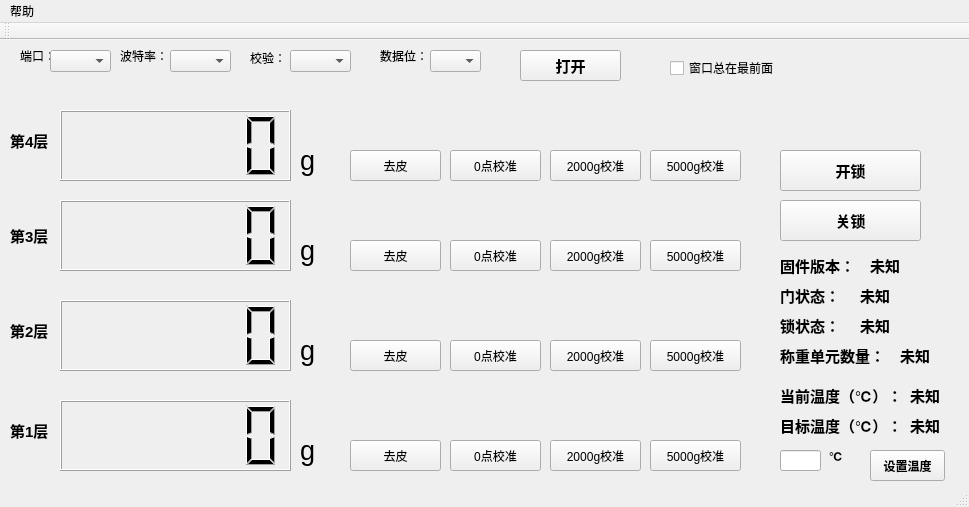
<?xml version="1.0" encoding="UTF-8"?>
<ui version="4.0">
 <class>MainWindow</class>
 <widget class="QMainWindow" name="MainWindow">
  <property name="geometry">
   <rect>
    <x>0</x>
    <y>0</y>
    <width>969</width>
    <height>507</height>
   </rect>
  </property>
  <property name="minimumSize">
   <size>
    <width>969</width>
    <height>507</height>
   </size>
  </property>
  <property name="maximumSize">
   <size>
    <width>969</width>
    <height>507</height>
   </size>
  </property>
  <property name="baseSize">
   <size>
    <width>969</width>
    <height>507</height>
   </size>
  </property>
  <property name="font">
   <font>
    <pointsize>9</pointsize>
    <weight>50</weight>
    <bold>false</bold>
   </font>
  </property>
  <property name="windowTitle">
   <string>创新奇智冷柜生产调试终端v1.0.9</string>
  </property>
  <widget class="QWidget" name="centralWidget">
   <widget class="QLCDNumber" name="display_4">
    <property name="geometry">
     <rect>
      <x>60</x>
      <y>70</y>
      <width>231</width>
      <height>71</height>
     </rect>
    </property>
    <property name="digitCount">
     <number>6</number>
    </property>
   </widget>
   <widget class="QLCDNumber" name="display_3">
    <property name="geometry">
     <rect>
      <x>60</x>
      <y>160</y>
      <width>231</width>
      <height>71</height>
     </rect>
    </property>
    <property name="digitCount">
     <number>6</number>
    </property>
   </widget>
   <widget class="QLCDNumber" name="display_2">
    <property name="geometry">
     <rect>
      <x>60</x>
      <y>260</y>
      <width>231</width>
      <height>71</height>
     </rect>
    </property>
    <property name="digitCount">
     <number>6</number>
    </property>
   </widget>
   <widget class="QLCDNumber" name="display_1">
    <property name="geometry">
     <rect>
      <x>60</x>
      <y>360</y>
      <width>231</width>
      <height>71</height>
     </rect>
    </property>
    <property name="digitCount">
     <number>6</number>
    </property>
   </widget>
   <widget class="QLabel" name="label">
    <property name="geometry">
     <rect>
      <x>20</x>
      <y>10</y>
      <width>54</width>
      <height>12</height>
     </rect>
    </property>
    <property name="text">
     <string>端口：</string>
    </property>
   </widget>
   <widget class="QLabel" name="label_2">
    <property name="geometry">
     <rect>
      <x>120</x>
      <y>10</y>
      <width>54</width>
      <height>12</height>
     </rect>
    </property>
    <property name="text">
     <string>波特率：</string>
    </property>
   </widget>
   <widget class="QLabel" name="label_3">
    <property name="geometry">
     <rect>
      <x>250</x>
      <y>10</y>
      <width>41</width>
      <height>16</height>
     </rect>
    </property>
    <property name="text">
     <string>校验：</string>
    </property>
   </widget>
   <widget class="QLabel" name="label_4">
    <property name="geometry">
     <rect>
      <x>380</x>
      <y>10</y>
      <width>54</width>
      <height>12</height>
     </rect>
    </property>
    <property name="text">
     <string>数据位：</string>
    </property>
   </widget>
   <widget class="QPushButton" name="open_button">
    <property name="geometry">
     <rect>
      <x>520</x>
      <y>10</y>
      <width>101</width>
      <height>31</height>
     </rect>
    </property>
    <property name="font">
     <font>
      <family>Arial</family>
      <pointsize>11</pointsize>
      <weight>75</weight>
      <bold>true</bold>
     </font>
    </property>
    <property name="text">
     <string>打开</string>
    </property>
   </widget>
   <widget class="QComboBox" name="port_list">
    <property name="geometry">
     <rect>
      <x>50</x>
      <y>10</y>
      <width>61</width>
      <height>22</height>
     </rect>
    </property>
   </widget>
   <widget class="QComboBox" name="baudrate_list">
    <property name="geometry">
     <rect>
      <x>170</x>
      <y>10</y>
      <width>61</width>
      <height>22</height>
     </rect>
    </property>
   </widget>
   <widget class="QComboBox" name="parity_list">
    <property name="geometry">
     <rect>
      <x>290</x>
      <y>10</y>
      <width>61</width>
      <height>22</height>
     </rect>
    </property>
   </widget>
   <widget class="QComboBox" name="data_bits_list">
    <property name="geometry">
     <rect>
      <x>430</x>
      <y>10</y>
      <width>51</width>
      <height>22</height>
     </rect>
    </property>
   </widget>
   <widget class="QLabel" name="label_5">
    <property name="geometry">
     <rect>
      <x>10</x>
      <y>90</y>
      <width>54</width>
      <height>21</height>
     </rect>
    </property>
    <property name="font">
     <font>
      <pointsize>11</pointsize>
      <weight>75</weight>
      <bold>true</bold>
     </font>
    </property>
    <property name="text">
     <string>第4层</string>
    </property>
   </widget>
   <widget class="QLabel" name="label_6">
    <property name="geometry">
     <rect>
      <x>10</x>
      <y>180</y>
      <width>54</width>
      <height>31</height>
     </rect>
    </property>
    <property name="font">
     <font>
      <pointsize>11</pointsize>
      <weight>75</weight>
      <bold>true</bold>
     </font>
    </property>
    <property name="text">
     <string>第3层</string>
    </property>
   </widget>
   <widget class="QLabel" name="label_7">
    <property name="geometry">
     <rect>
      <x>10</x>
      <y>280</y>
      <width>54</width>
      <height>21</height>
     </rect>
    </property>
    <property name="font">
     <font>
      <pointsize>11</pointsize>
      <weight>75</weight>
      <bold>true</bold>
     </font>
    </property>
    <property name="text">
     <string>第2层</string>
    </property>
   </widget>
   <widget class="QLabel" name="label_8">
    <property name="geometry">
     <rect>
      <x>10</x>
      <y>380</y>
      <width>54</width>
      <height>21</height>
     </rect>
    </property>
    <property name="font">
     <font>
      <pointsize>11</pointsize>
      <weight>75</weight>
      <bold>true</bold>
     </font>
    </property>
    <property name="text">
     <string>第1层</string>
    </property>
   </widget>
   <widget class="QLabel" name="label_9">
    <property name="geometry">
     <rect>
      <x>300</x>
      <y>100</y>
      <width>31</width>
      <height>41</height>
     </rect>
    </property>
    <property name="font">
     <font>
      <family>Arial</family>
      <pointsize>20</pointsize>
      <weight>50</weight>
      <bold>false</bold>
     </font>
    </property>
    <property name="text">
     <string>g</string>
    </property>
   </widget>
   <widget class="QLabel" name="label_10">
    <property name="geometry">
     <rect>
      <x>300</x>
      <y>190</y>
      <width>21</width>
      <height>41</height>
     </rect>
    </property>
    <property name="font">
     <font>
      <family>Arial</family>
      <pointsize>20</pointsize>
      <weight>50</weight>
      <bold>false</bold>
     </font>
    </property>
    <property name="text">
     <string>g</string>
    </property>
   </widget>
   <widget class="QLabel" name="label_11">
    <property name="geometry">
     <rect>
      <x>300</x>
      <y>290</y>
      <width>21</width>
      <height>41</height>
     </rect>
    </property>
    <property name="font">
     <font>
      <family>Arial</family>
      <pointsize>20</pointsize>
      <weight>50</weight>
      <bold>false</bold>
     </font>
    </property>
    <property name="text">
     <string>g</string>
    </property>
   </widget>
   <widget class="QLabel" name="label_12">
    <property name="geometry">
     <rect>
      <x>300</x>
      <y>390</y>
      <width>21</width>
      <height>41</height>
     </rect>
    </property>
    <property name="font">
     <font>
      <family>Arial</family>
      <pointsize>20</pointsize>
      <weight>50</weight>
      <bold>false</bold>
     </font>
    </property>
    <property name="text">
     <string>g</string>
    </property>
   </widget>
   <widget class="QPushButton" name="tare_button_4">
    <property name="geometry">
     <rect>
      <x>350</x>
      <y>110</y>
      <width>91</width>
      <height>31</height>
     </rect>
    </property>
    <property name="text">
     <string>去皮</string>
    </property>
   </widget>
   <widget class="QPushButton" name="calibration_zero_button_4">
    <property name="geometry">
     <rect>
      <x>450</x>
      <y>110</y>
      <width>91</width>
      <height>31</height>
     </rect>
    </property>
    <property name="text">
     <string>0点校准</string>
    </property>
   </widget>
   <widget class="QPushButton" name="calibration_2000_button_4">
    <property name="geometry">
     <rect>
      <x>550</x>
      <y>110</y>
      <width>91</width>
      <height>31</height>
     </rect>
    </property>
    <property name="text">
     <string>2000g校准</string>
    </property>
   </widget>
   <widget class="QPushButton" name="calibration_5000_button_4">
    <property name="geometry">
     <rect>
      <x>650</x>
      <y>110</y>
      <width>91</width>
      <height>31</height>
     </rect>
    </property>
    <property name="text">
     <string>5000g校准</string>
    </property>
   </widget>
   <widget class="QPushButton" name="calibration_5000_button_3">
    <property name="geometry">
     <rect>
      <x>650</x>
      <y>200</y>
      <width>91</width>
      <height>31</height>
     </rect>
    </property>
    <property name="text">
     <string>5000g校准</string>
    </property>
   </widget>
   <widget class="QPushButton" name="calibration_2000_button_3">
    <property name="geometry">
     <rect>
      <x>550</x>
      <y>200</y>
      <width>91</width>
      <height>31</height>
     </rect>
    </property>
    <property name="text">
     <string>2000g校准</string>
    </property>
   </widget>
   <widget class="QPushButton" name="tare_button_3">
    <property name="geometry">
     <rect>
      <x>350</x>
      <y>200</y>
      <width>91</width>
      <height>31</height>
     </rect>
    </property>
    <property name="text">
     <string>去皮</string>
    </property>
   </widget>
   <widget class="QPushButton" name="calibration_zero_button_3">
    <property name="geometry">
     <rect>
      <x>450</x>
      <y>200</y>
      <width>91</width>
      <height>31</height>
     </rect>
    </property>
    <property name="text">
     <string>0点校准</string>
    </property>
   </widget>
   <widget class="QPushButton" name="calibration_5000_button_2">
    <property name="geometry">
     <rect>
      <x>650</x>
      <y>300</y>
      <width>91</width>
      <height>31</height>
     </rect>
    </property>
    <property name="text">
     <string>5000g校准</string>
    </property>
   </widget>
   <widget class="QPushButton" name="calibration_2000_button_2">
    <property name="geometry">
     <rect>
      <x>550</x>
      <y>300</y>
      <width>91</width>
      <height>31</height>
     </rect>
    </property>
    <property name="text">
     <string>2000g校准</string>
    </property>
   </widget>
   <widget class="QPushButton" name="tare_button_2">
    <property name="geometry">
     <rect>
      <x>350</x>
      <y>300</y>
      <width>91</width>
      <height>31</height>
     </rect>
    </property>
    <property name="text">
     <string>去皮</string>
    </property>
   </widget>
   <widget class="QPushButton" name="calibration_zero_button_2">
    <property name="geometry">
     <rect>
      <x>450</x>
      <y>300</y>
      <width>91</width>
      <height>31</height>
     </rect>
    </property>
    <property name="text">
     <string>0点校准</string>
    </property>
   </widget>
   <widget class="QPushButton" name="calibration_5000_button_1">
    <property name="geometry">
     <rect>
      <x>650</x>
      <y>400</y>
      <width>91</width>
      <height>31</height>
     </rect>
    </property>
    <property name="text">
     <string>5000g校准</string>
    </property>
   </widget>
   <widget class="QPushButton" name="calibration_2000_button_1">
    <property name="geometry">
     <rect>
      <x>550</x>
      <y>400</y>
      <width>91</width>
      <height>31</height>
     </rect>
    </property>
    <property name="text">
     <string>2000g校准</string>
    </property>
   </widget>
   <widget class="QPushButton" name="tare_button_1">
    <property name="geometry">
     <rect>
      <x>350</x>
      <y>400</y>
      <width>91</width>
      <height>31</height>
     </rect>
    </property>
    <property name="text">
     <string>去皮</string>
    </property>
   </widget>
   <widget class="QPushButton" name="calibration_zero_button_1">
    <property name="geometry">
     <rect>
      <x>450</x>
      <y>400</y>
      <width>91</width>
      <height>31</height>
     </rect>
    </property>
    <property name="text">
     <string>0点校准</string>
    </property>
   </widget>
   <widget class="QCheckBox" name="all_on_top_check_button">
    <property name="geometry">
     <rect>
      <x>670</x>
      <y>20</y>
      <width>111</width>
      <height>16</height>
     </rect>
    </property>
    <property name="text">
     <string>窗口总在最前面</string>
    </property>
   </widget>
   <widget class="QLabel" name="door_status">
    <property name="geometry">
     <rect>
      <x>780</x>
      <y>240</y>
      <width>61</width>
      <height>31</height>
     </rect>
    </property>
    <property name="font">
     <font>
      <family>Arial</family>
      <pointsize>11</pointsize>
      <weight>75</weight>
      <bold>true</bold>
     </font>
    </property>
    <property name="text">
     <string>门状态：</string>
    </property>
   </widget>
   <widget class="QPushButton" name="open_lock_button">
    <property name="geometry">
     <rect>
      <x>780</x>
      <y>110</y>
      <width>141</width>
      <height>41</height>
     </rect>
    </property>
    <property name="font">
     <font>
      <family>Arial</family>
      <pointsize>11</pointsize>
      <weight>75</weight>
      <bold>true</bold>
     </font>
    </property>
    <property name="text">
     <string>开锁</string>
    </property>
   </widget>
   <widget class="QPushButton" name="close_lock_button">
    <property name="geometry">
     <rect>
      <x>780</x>
      <y>160</y>
      <width>141</width>
      <height>41</height>
     </rect>
    </property>
    <property name="font">
     <font>
      <family>Arial</family>
      <pointsize>11</pointsize>
      <weight>75</weight>
      <bold>true</bold>
     </font>
    </property>
    <property name="text">
     <string>关锁</string>
    </property>
   </widget>
   <widget class="QLabel" name="door_status_display">
    <property name="geometry">
     <rect>
      <x>860</x>
      <y>240</y>
      <width>41</width>
      <height>31</height>
     </rect>
    </property>
    <property name="font">
     <font>
      <family>Arial</family>
      <pointsize>11</pointsize>
      <weight>75</weight>
      <bold>true</bold>
     </font>
    </property>
    <property name="text">
     <string>未知</string>
    </property>
   </widget>
   <widget class="QLabel" name="lock_status">
    <property name="geometry">
     <rect>
      <x>780</x>
      <y>270</y>
      <width>61</width>
      <height>31</height>
     </rect>
    </property>
    <property name="font">
     <font>
      <family>Arial</family>
      <pointsize>11</pointsize>
      <weight>75</weight>
      <bold>true</bold>
     </font>
    </property>
    <property name="text">
     <string>锁状态：</string>
    </property>
   </widget>
   <widget class="QLabel" name="lock_status_display">
    <property name="geometry">
     <rect>
      <x>860</x>
      <y>270</y>
      <width>41</width>
      <height>31</height>
     </rect>
    </property>
    <property name="font">
     <font>
      <family>Arial</family>
      <pointsize>11</pointsize>
      <weight>75</weight>
      <bold>true</bold>
     </font>
    </property>
    <property name="text">
     <string>未知</string>
    </property>
   </widget>
   <widget class="QLabel" name="temperature_status">
    <property name="geometry">
     <rect>
      <x>780</x>
      <y>340</y>
      <width>121</width>
      <height>31</height>
     </rect>
    </property>
    <property name="font">
     <font>
      <family>Arial</family>
      <pointsize>11</pointsize>
      <weight>75</weight>
      <bold>true</bold>
     </font>
    </property>
    <property name="text">
     <string>当前温度（℃）：</string>
    </property>
   </widget>
   <widget class="QLabel" name="temperature_display">
    <property name="geometry">
     <rect>
      <x>910</x>
      <y>340</y>
      <width>41</width>
      <height>31</height>
     </rect>
    </property>
    <property name="font">
     <font>
      <family>Arial</family>
      <pointsize>11</pointsize>
      <weight>75</weight>
      <bold>true</bold>
     </font>
    </property>
    <property name="text">
     <string>未知</string>
    </property>
   </widget>
   <widget class="QLineEdit" name="set_temperature_edit">
    <property name="geometry">
     <rect>
      <x>780</x>
      <y>410</y>
      <width>41</width>
      <height>21</height>
     </rect>
    </property>
   </widget>
   <widget class="QLabel" name="label_13">
    <property name="geometry">
     <rect>
      <x>829</x>
      <y>400</y>
      <width>21</width>
      <height>31</height>
     </rect>
    </property>
    <property name="font">
     <font>
      <weight>75</weight>
      <bold>true</bold>
     </font>
    </property>
    <property name="text">
     <string>℃</string>
    </property>
   </widget>
   <widget class="QPushButton" name="set_temperature_button">
    <property name="geometry">
     <rect>
      <x>870</x>
      <y>410</y>
      <width>75</width>
      <height>31</height>
     </rect>
    </property>
    <property name="font">
     <font>
      <weight>75</weight>
      <bold>true</bold>
     </font>
    </property>
    <property name="text">
     <string>设置温度</string>
    </property>
   </widget>
   <widget class="QLabel" name="label_14">
    <property name="geometry">
     <rect>
      <x>780</x>
      <y>370</y>
      <width>121</width>
      <height>31</height>
     </rect>
    </property>
    <property name="font">
     <font>
      <family>Arial</family>
      <pointsize>11</pointsize>
      <weight>75</weight>
      <bold>true</bold>
     </font>
    </property>
    <property name="text">
     <string>目标温度（℃）：</string>
    </property>
   </widget>
   <widget class="QLabel" name="temperature_setting_display">
    <property name="geometry">
     <rect>
      <x>910</x>
      <y>370</y>
      <width>31</width>
      <height>31</height>
     </rect>
    </property>
    <property name="font">
     <font>
      <family>Arial</family>
      <pointsize>11</pointsize>
      <weight>75</weight>
      <bold>true</bold>
     </font>
    </property>
    <property name="text">
     <string>未知</string>
    </property>
   </widget>
   <widget class="QLabel" name="label_15">
    <property name="geometry">
     <rect>
      <x>780</x>
      <y>300</y>
      <width>121</width>
      <height>31</height>
     </rect>
    </property>
    <property name="font">
     <font>
      <family>Arial</family>
      <pointsize>11</pointsize>
      <weight>75</weight>
      <bold>true</bold>
     </font>
    </property>
    <property name="text">
     <string>称重单元数量：</string>
    </property>
   </widget>
   <widget class="QLabel" name="weight_layer_display">
    <property name="geometry">
     <rect>
      <x>900</x>
      <y>300</y>
      <width>41</width>
      <height>31</height>
     </rect>
    </property>
    <property name="font">
     <font>
      <family>Arial</family>
      <pointsize>11</pointsize>
      <weight>75</weight>
      <bold>true</bold>
     </font>
    </property>
    <property name="text">
     <string>未知</string>
    </property>
   </widget>
   <widget class="QLabel" name="label_16">
    <property name="geometry">
     <rect>
      <x>780</x>
      <y>210</y>
      <width>81</width>
      <height>31</height>
     </rect>
    </property>
    <property name="font">
     <font>
      <family>Arial</family>
      <pointsize>11</pointsize>
      <weight>75</weight>
      <bold>true</bold>
     </font>
    </property>
    <property name="text">
     <string>固件版本：</string>
    </property>
   </widget>
   <widget class="QLabel" name="fw_version_display">
    <property name="geometry">
     <rect>
      <x>870</x>
      <y>210</y>
      <width>91</width>
      <height>31</height>
     </rect>
    </property>
    <property name="font">
     <font>
      <family>Arial</family>
      <pointsize>11</pointsize>
      <weight>75</weight>
      <bold>true</bold>
     </font>
    </property>
    <property name="text">
     <string>未知</string>
    </property>
   </widget>
  </widget>
  <widget class="QToolBar" name="mainToolBar">
   <attribute name="toolBarArea">
    <enum>TopToolBarArea</enum>
   </attribute>
   <attribute name="toolBarBreak">
    <bool>false</bool>
   </attribute>
  </widget>
  <widget class="QStatusBar" name="statusBar"/>
  <widget class="QMenuBar" name="menuBar">
   <property name="geometry">
    <rect>
     <x>0</x>
     <y>0</y>
     <width>969</width>
     <height>23</height>
    </rect>
   </property>
   <widget class="QMenu" name="menu_2">
    <property name="title">
     <string>帮助</string>
    </property>
    <addaction name="actionabout"/>
    <addaction name="actionmanual"/>
   </widget>
   <addaction name="menu_2"/>
  </widget>
  <action name="actionabout">
   <property name="text">
    <string>关于</string>
   </property>
  </action>
  <action name="actionmanual">
   <property name="text">
    <string>使用说明</string>
   </property>
  </action>
 </widget>
 <layoutdefault spacing="6" margin="11"/>
 <resources/>
 <connections/>
</ui>
